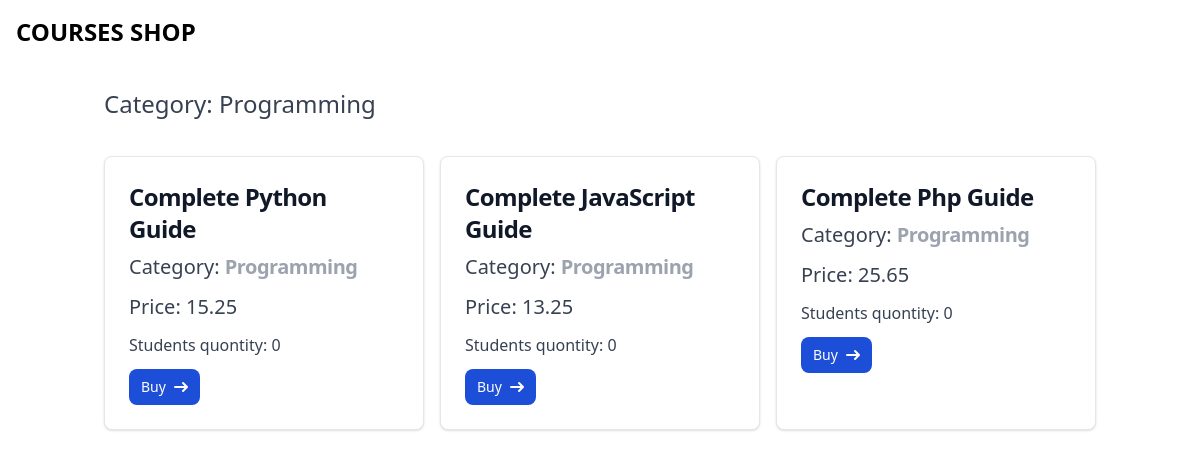
Page /shop/category/1 on the earlier database version.
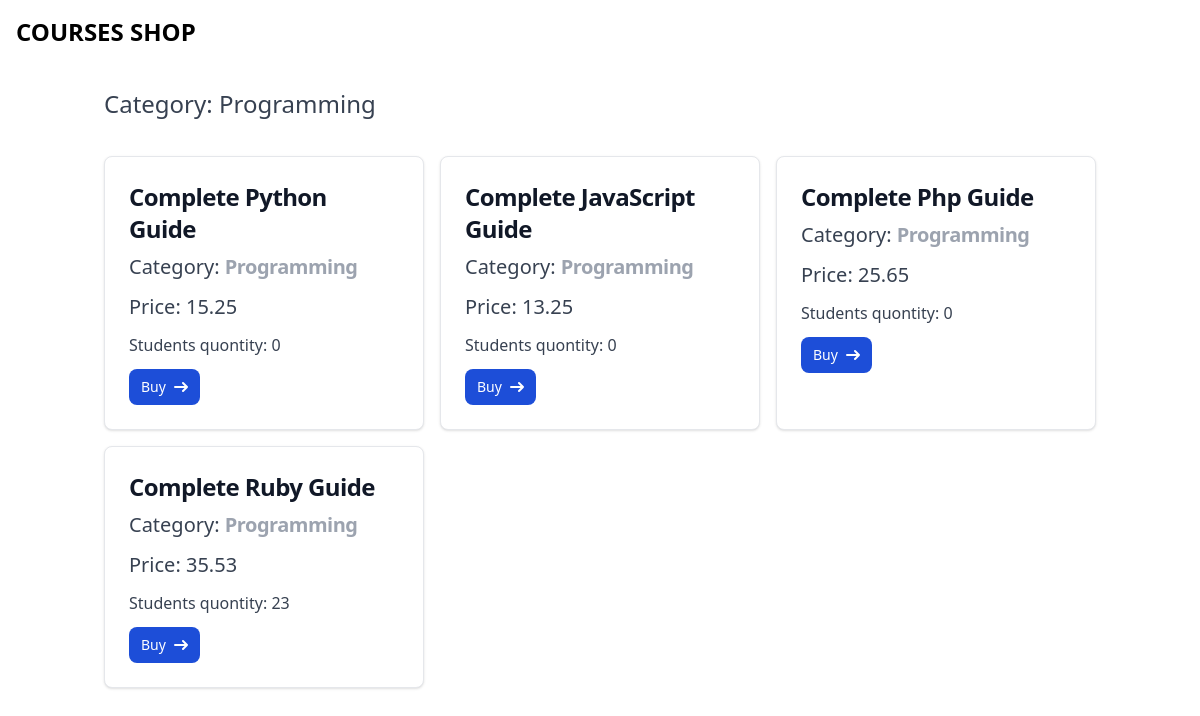
Same page on the later database version.
### shop/models.py (models this page shows, shortened)
class Category(models.Model):
    title = models.CharField(max_length=255)
    created_at = models.DateTimeField(default=timezone.now)

class Course(models.Model):
    title = models.CharField(max_length=300)
    price = models.FloatField()
    students_qty = models.IntegerField(default=0)
    reviews_qty = models.IntegerField(default=0)
    category = models.ForeignKey(Category, on_delete=models.CASCADE)
    created_at = models.DateTimeField(default=timezone.now)

### shop/views.py (the view)
# urls.py: path('category/<int:category_id>', views.show_category, name='category'),
def show_category(request: HttpRequest, category_id: int) -> HttpResponse:
    category = get_object_or_404(Category, pk=category_id)
    context = {
        'category': category,
        'courses': category.course_set.all(),
    }
    return render(request, 'shop/category.html', context)

### templates/shop/category.html (shortened to what this page needs)
{% extends "base.html" %}
{% block content %}
    <div class="pt-6 px-4">
        <p class="text-2xl mb-3 font-normal text-gray-700 dark:text-gray-400">Category: {{ category.title }} </p>
        {% include "shop/includes/courses_list.html" %}
    </div>
{% endblock %}

### templates/base.html (shortened to what this page needs)
<!DOCTYPE html>
<html lang="en">
    <head>
        <script src="https://cdn.tailwindcss.com"></script>
    </head>
    <body class=" dark:bg-slate-800">
        <nav class="bg-white border-gray-200 dark:bg-gray-900">
            <div class="max-w-screen-xl flex flex-wrap items-center justify-between mx-auto p-4">
            <a href="{% url "shop:index" %}" class="flex items-center">
                <span class="self-center text-2xl font-semibold whitespace-nowrap dark:text-white">COURSES SHOP</span>
            </a>
            </div>
        </nav>
        <div class="container mx-auto">
            {% block content %}
            {% endblock %}
        </div>
    </body>
</html>

### templates/shop/includes/courses_list.html
<div class="grid lg:grid-cols-3 md:grid-cols-2 grid-cols-1 gap-4 pt-6">
    {% for course in courses %}
        <div class="max-w-sm p-6 bg-white border border-gray-200 rounded-lg shadow dark:bg-gray-800 dark:border-gray-700">
            <a href="{% url "shop:show" course.id %}">
                <h5 class="mb-2 text-2xl font-bold tracking-tight text-gray-900 dark:text-white">{{ course.title }}</h5>
            </a>
            <p class="text-xl mb-3 font-normal text-gray-700 dark:text-gray-400">Category: <a
                href="{% url "shop:category" course.category.id%}"
                class="mb-2 text-xl font-bold tracking-tight text-gray-400 dark:text-white"
                >{{ course.category.title }}</a> </p>
            <p class="text-xl mb-3 font-normal text-gray-700 dark:text-gray-400">Price: {{ course.price }} </p>
            <p class="mb-3 font-normal text-gray-700 dark:text-gray-400">Students quontity: {{ course.students_qty}} </p>
            <a href="#" class="inline-flex items-center px-3 py-2 text-sm font-medium text-center text-white bg-blue-700 rounded-lg hover:bg-blue-800 focus:ring-4 focus:outline-none focus:ring-blue-300 dark:bg-blue-600 dark:hover:bg-blue-700 dark:focus:ring-blue-800">
                Buy
                <svg class="w-3.5 h-3.5 ml-2" aria-hidden="true" xmlns="http://www.w3.org/2000/svg" fill="none" viewBox="0 0 14 10">
                    <path stroke="currentColor" stroke-linecap="round" stroke-linejoin="round" stroke-width="2" d="M1 5h12m0 0L9 1m4 4L9 9"/>
                </svg>
            </a>
        </div>
    {% endfor %}
</div>

Differences in the rows shown:
added Course: title "Complete Ruby Guide", category "Programming", price "35.53", students_qty "23"
